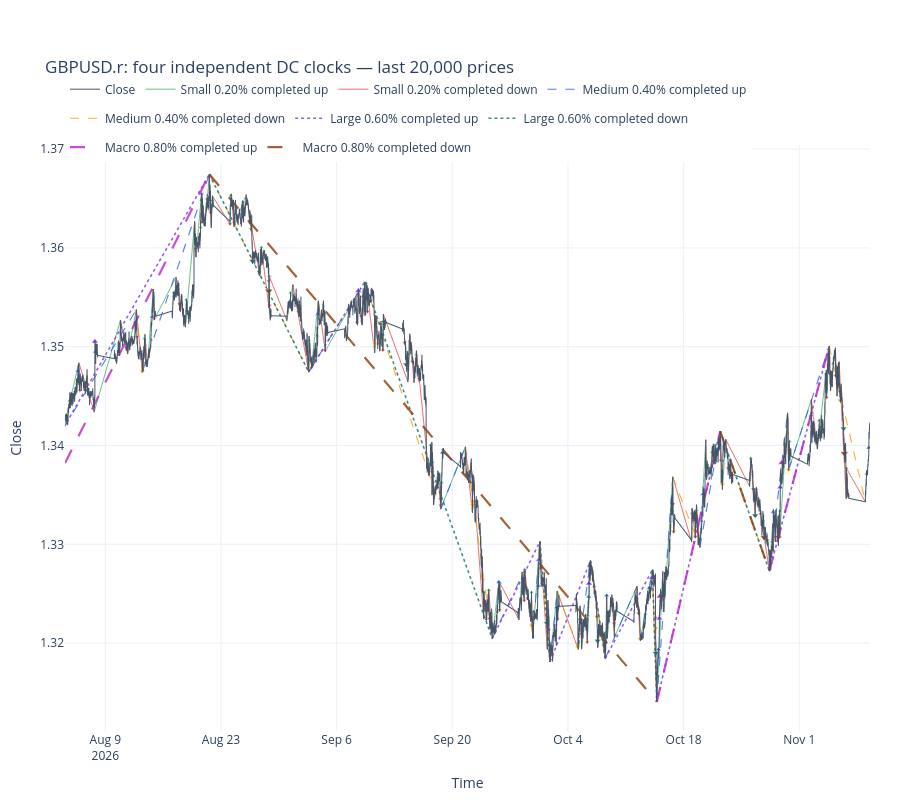

The cell this chart's notebook holds for it:
### Markdown cell above
## Four completed-event overlays

Each scale has its own colour pair, line width, and dash pattern. The DCC triangle shows the new live mode; the connected EXT-to-EXT segment is the completed prior leg.

### Code cell
def direction_color(scale: Scale, direction: str) -> str:
    key = "up_color" if direction == DcMode.UP.value else "down_color"
    return SCALE_SETTINGS[scale][key]


def plot_four_threshold_events(close: pd.Series, ledgers: dict, n_prices: int) -> go.Figure:
    if n_prices <= 0:
        raise ValueError("n_prices must be positive.")
    price_window = close.tail(n_prices)
    window_start = price_window.index[0]
    window_end = price_window.index[-1]
    figure = go.Figure()
    figure.add_trace(go.Scattergl(
        x=price_window.index,
        y=price_window.to_numpy(),
        mode="lines",
        name="Close",
        line={"color": "#475569", "width": 1.0},
        hovertemplate="time=%{x}<br>close=%{y:.5f}<extra></extra>",
    ))

    for scale in SCALE_ORDER:
        settings = SCALE_SETTINGS[scale]
        events = ledgers[scale]
        visible = events.loc[
            events["ext_start_idx"].le(window_end) & events["dcc_idx"].ge(window_start)
        ]
        for completed_direction in DcMode:
            directional = visible.loc[visible["direction"].eq(completed_direction.value)]
            x_values = []
            y_values = []
            for event in directional.itertuples(index=False):
                x_values.extend([event.ext_start_idx, event.ext_end_idx, None])
                y_values.extend([event.ext_start_price, event.ext_end_price, None])
            if x_values:
                figure.add_trace(go.Scatter(
                    x=x_values,
                    y=y_values,
                    mode="lines",
                    name=(
                        f"{scale.value.title()} {settings['theta']:.2%} "
                        f"completed {completed_direction.value}"
                    ),
                    legendgroup=f"{scale.value}_{completed_direction.value}",
                    line={
                        "color": direction_color(scale, completed_direction.value),
                        "width": settings["line_width"],
                        "dash": settings["line_dash"],
                    },
                    opacity=0.82,
                    hoverinfo="skip",
                ))

            confirmations = directional.loc[
                directional["dcc_idx"].between(window_start, window_end)
            ]
            if confirmations.empty:
                continue
            live_direction = (
                DcMode.DOWN.value
                if completed_direction == DcMode.UP
                else DcMode.UP.value
            )
            symbol = "triangle-down" if live_direction == DcMode.DOWN.value else "triangle-up"
            figure.add_trace(go.Scatter(
                x=confirmations["dcc_idx"],
                y=confirmations["dcc_price"],
                mode="markers",
                name=f"{scale.value.title()} {live_direction} DCC",
                legendgroup=f"{scale.value}_{live_direction}",
                showlegend=False,
                marker={
                    "color": direction_color(scale, live_direction),
                    "size": 4 + SCALE_ORDER.index(scale),
                    "symbol": symbol,
                    "line": {"color": "white", "width": 0.6},
                },
                customdata=confirmations[[
                    "event_id", "tmv", "t", "r", "ext_end_idx", "information_time",
                ]].to_numpy(),
                hovertemplate=(
                    f"{scale.value.title()} {live_direction} DCC<br>"
                    "time=%{x}<br>price=%{y:.5f}<br>event=%{customdata[0]}<br>"
                    "TMV=%{customdata[1]:.3f}<br>T=%{customdata[2]}<br>"
                    "R=%{customdata[3]:.3e}<br>confirmed EXT=%{customdata[4]}<br>"
                    "known at=%{customdata[5]}<extra></extra>"
                ),
            ))

    figure.update_layout(
        title=f"{SYMBOL}: four independent DC clocks — last {len(price_window):,} prices",
        template="plotly_white",
        height=800,
        hovermode="closest",
        legend={"orientation": "h", "y": 1.12, "x": 0.0},
        margin={"l": 65, "r": 30, "t": 145, "b": 65},
    )
    figure.update_xaxes(title="Time", range=[window_start, window_end])
    figure.update_yaxes(title="Close")
    return figure


plot_four_threshold_events(prices, event_ledgers, N_PRICES).show()

### Figure 1 — Plotly figure (JSON) as saved in the notebook; plotly's stock layout.template omitted (floating-point values rounded to 4 significant figures; data arrays with more than 128 entries replaced by an {"elided": "..."} marker saying what was removed)
{"data": [{"hovertemplate": "time=%{x}<br>close=%{y:.5f}<extra></extra>", "line": {"color": "#475569", "width": 1.0}, "mode": "lines", "name": "Close", "x": {"elided": "20000 str values"}, "y": {"elided": "20000 float values"}, "type": "scattergl"}, {"hoverinfo": "skip", "legendgroup": "small_up", "line": {"color": "#16a34a", "dash": "solid", "width": 0.8}, "mode": "lines", "name": "Small 0.20% completed up", "opacity": 0.82, "x": {"elided": "204 str values"}, "y": {"elided": "204 float values"}, "type": "scatter"}, {"customdata": {"elided": "68x6 mixed values"}, "hovertemplate": "Small down DCC<br>time=%{x}<br>price=%{y:.5f}<br>event=%{customdata[0]}<br>TMV=%{customdata[1]:.3f}<br>T=%{customdata[2]}<br>R=%{customdata[3]:.3e}<br>confirmed EXT=%{customdata[4]}<br>known at=%{customdata[5]}<extra></extra>", "legendgroup": "small_down", "marker": {"color": "#dc2626", "line": {"color": "white", "width": 0.6}, "size": 4, "symbol": "triangle-down"}, "mode": "markers", "name": "Small down DCC", "showlegend": false, "x": ["2026-08-05T22:05:00.000000", "2026-08-11T12:20:00.000000", "2026-08-12T19:50:00.000000", "2026-08-13T21:15:00.000000", "2026-08-14T22:15:00.000000", "2026-08-17T23:00:00.000000", "2026-08-19T22:20:00.000000", "2026-08-20T17:05:00.000000", "2026-08-21T17:35:00.000000", "2026-08-24T02:05:00.000000", "2026-08-24T13:25:00.000000", "2026-08-26T11:45:00.000000", "2026-08-28T18:55:00.000000", "2026-08-28T21:10:00.000000", "2026-09-01T08:25:00.000000", "2026-09-02T23:00:00.000000", "2026-09-04T14:30:00.000000", "2026-09-08T11:05:00.000000", "2026-09-08T23:05:00.000000", "2026-09-09T11:50:00.000000", "2026-09-09T17:20:00.000000", "2026-09-10T23:05:00.000000", "2026-09-11T14:30:00.000000", "2026-09-14T05:30:00.000000", "2026-09-15T04:10:00.000000", "2026-09-15T23:00:00.000000", "2026-09-17T13:00:00.000000", "2026-09-17T16:25:00.000000", "2026-09-18T13:35:00.000000", "2026-09-21T16:00:00.000000", "2026-09-22T16:45:00.000000", "2026-09-24T02:45:00.000000", "2026-09-24T11:40:00.000000", "2026-09-25T17:05:00.000000", "2026-09-27T23:00:00.000000", "2026-09-28T16:50:00.000000", "2026-09-29T02:05:00.000000", "2026-09-29T14:55:00.000000", "2026-09-30T16:25:00.000000", "2026-10-01T16:50:00.000000", "2026-10-02T17:20:00.000000", "2026-10-05T15:10:00.000000", "2026-10-06T08:10:00.000000", "2026-10-07T03:55:00.000000", "2026-10-08T17:10:00.000000", "2026-10-09T14:05:00.000000", "2026-10-12T12:45:00.000000", "2026-10-14T14:30:00.000000", "2026-10-15T14:10:00.000000", "2026-10-16T17:25:00.000000", "2026-10-19T09:55:00.000000", "2026-10-19T17:15:00.000000", "2026-10-20T17:10:00.000000", "2026-10-22T12:05:00.000000", "2026-10-23T09:00:00.000000", "2026-10-26T09:40:00.000000", "2026-10-27T07:20:00.000000", "2026-10-28T20:20:00.000000", "2026-10-29T02:15:00.000000", "2026-10-29T08:05:00.000000", "2026-10-29T15:15:00.000000", "2026-10-30T15:45:00.000000", "2026-11-02T12:00:00.000000", "2026-11-04T07:20:00.000000", "2026-11-04T17:00:00.000000", "2026-11-05T09:30:00.000000", "2026-11-05T21:15:00.000000", "2026-11-06T21:45:00.000000"], "y": [1.346, 1.35, 1.351, 1.348, 1.353, 1.354, 1.36, 1.363, 1.364, 1.362, 1.363, 1.363, 1.357, 1.354, 1.354, 1.348, 1.35, 1.352, 1.353, 1.354, 1.354, 1.35, 1.35, 1.35, 1.348, 1.347, 1.337, 1.336, 1.335, 1.337, 1.334, 1.322, 1.322, 1.323, 1.323, 1.324, 1.325, 1.322, 1.328, 1.321, 1.322, 1.321, 1.32, 1.326, 1.322, 1.322, 1.323, 1.323, 1.324, 1.334, 1.331, 1.331, 1.338, 1.338, 1.338, 1.336, 1.333, 1.329, 1.331, 1.331, 1.331, 1.34, 1.342, 1.345, 1.347, 1.347, 1.345, 1.335], "type": "scatter"}, {"hoverinfo": "skip", "legendgroup": "small_down", "line": {"color": "#dc2626", "dash": "solid", "width": 0.8}, "mode": "lines", "name": "Small 0.20% completed down", "opacity": 0.82, "x": {"elided": "207 str values"}, "y": {"elided": "207 float values"}, "type": "scatter"}, {"customdata": {"elided": "69x6 mixed values"}, "hovertemplate": "Small up DCC<br>time=%{x}<br>price=%{y:.5f}<br>event=%{customdata[0]}<br>TMV=%{customdata[1]:.3f}<br>T=%{customdata[2]}<br>R=%{customdata[3]:.3e}<br>confirmed EXT=%{customdata[4]}<br>known at=%{customdata[5]}<extra></extra>", "legendgroup": "small_up", "marker": {"color": "#16a34a", "line": {"color": "white", "width": 0.6}, "size": 4, "symbol": "triangle-up"}, "mode": "markers", "name": "Small up DCC", "showlegend": false, "x": ["2026-08-04T15:45:00.000000", "2026-08-07T17:30:00.000000", "2026-08-12T14:20:00.000000", "2026-08-13T17:55:00.000000", "2026-08-14T12:40:00.000000", "2026-08-17T06:55:00.000000", "2026-08-18T19:20:00.000000", "2026-08-20T12:30:00.000000", "2026-08-21T07:20:00.000000", "2026-08-21T22:55:00.000000", "2026-08-24T04:55:00.000000", "2026-08-26T00:15:00.000000", "2026-08-27T21:30:00.000000", "2026-08-28T19:55:00.000000", "2026-08-31T10:00:00.000000", "2026-09-02T15:40:00.000000", "2026-09-03T14:35:00.000000", "2026-09-04T17:15:00.000000", "2026-09-08T14:25:00.000000", "2026-09-09T03:55:00.000000", "2026-09-09T13:25:00.000000", "2026-09-10T16:40:00.000000", "2026-09-11T08:10:00.000000", "2026-09-11T15:00:00.000000", "2026-09-14T17:50:00.000000", "2026-09-15T15:45:00.000000", "2026-09-17T08:50:00.000000", "2026-09-17T14:10:00.000000", "2026-09-18T05:30:00.000000", "2026-09-18T16:50:00.000000", "2026-09-22T11:35:00.000000", "2026-09-23T19:45:00.000000", "2026-09-24T09:45:00.000000", "2026-09-25T10:00:00.000000", "2026-09-25T18:05:00.000000", "2026-09-28T09:30:00.000000", "2026-09-28T18:25:00.000000", "2026-09-29T14:00:00.000000", "2026-09-29T20:35:00.000000", "2026-10-01T12:30:00.000000", "2026-10-02T05:55:00.000000", "2026-10-05T09:35:00.000000", "2026-10-05T16:55:00.000000", "2026-10-06T09:35:00.000000", "2026-10-08T14:25:00.000000", "2026-10-08T19:25:00.000000", "2026-10-09T17:25:00.000000", "2026-10-13T08:45:00.000000", "2026-10-14T19:20:00.000000", "2026-10-15T15:55:00.000000", "2026-10-19T00:10:00.000000", "2026-10-19T13:05:00.000000", "2026-10-20T04:45:00.000000", "2026-10-21T10:30:00.000000", "2026-10-22T18:00:00.000000", "2026-10-26T03:15:00.000000", "2026-10-26T19:15:00.000000", "2026-10-28T17:00:00.000000", "2026-10-28T20:40:00.000000", "2026-10-29T03:20:00.000000", "2026-10-29T13:05:00.000000", "2026-10-29T16:05:00.000000", "2026-10-30T19:10:00.000000", "2026-11-03T10:05:00.000000", "2026-11-04T09:30:00.000000", "2026-11-05T02:20:00.000000", "2026-11-05T14:15:00.000000", "2026-11-06T17:20:00.000000", "2026-11-09T03:15:00.000000"], "y": [1.345, 1.349, 1.353, 1.351, 1.351, 1.355, 1.355, 1.362, 1.365, 1.365, 1.365, 1.365, 1.36, 1.357, 1.355, 1.351, 1.351, 1.352, 1.355, 1.355, 1.356, 1.352, 1.352, 1.353, 1.349, 1.349, 1.34, 1.338, 1.337, 1.336, 1.336, 1.325, 1.325, 1.323, 1.326, 1.325, 1.327, 1.325, 1.323, 1.322, 1.321, 1.322, 1.322, 1.323, 1.321, 1.323, 1.323, 1.323, 1.317, 1.326, 1.333, 1.333, 1.332, 1.339, 1.338, 1.339, 1.336, 1.33, 1.333, 1.333, 1.333, 1.333, 1.34, 1.343, 1.348, 1.348, 1.348, 1.338, 1.337], "type": "scatter"}, {"hoverinfo": "skip", "legendgroup": "medium_up", "line": {"color": "#2563eb", "dash": "dash", "width": 1.1}, "mode": "lines", "name": "Medium 0.40% completed up", "opacity": 0.82, "x": ["2026-08-03T23:00:00+02:00", "2026-08-12T18:05:00+02:00", null, "2026-08-13T11:30:00+02:00", "2026-08-21T14:05:00+02:00", null, "2026-09-02T14:55:00+02:00", "2026-09-09T09:10:00+02:00", null, "2026-09-18T14:25:00+02:00", "2026-09-21T14:00:00+02:00", null, "2026-09-24T20:00:00+02:00", "2026-09-28T18:25:00+02:00", null, "2026-09-29T17:40:00+02:00", "2026-09-30T14:30:00+02:00", null, "2026-10-01T20:00:00+02:00", "2026-10-02T16:45:00+02:00", null, "2026-10-05T06:00:00+02:00", "2026-10-06T17:30:00+02:00", null, "2026-10-08T12:15:00+02:00", "2026-10-12T08:30:00+02:00", null, "2026-10-12T18:30:00+02:00", "2026-10-14T05:15:00+02:00", null, "2026-10-14T18:15:00+02:00", "2026-10-16T16:30:00+02:00", null, "2026-10-19T23:20:00+02:00", "2026-10-22T10:25:00+02:00", null, "2026-10-28T09:10:00+02:00", "2026-10-30T14:05:00+02:00", null, "2026-10-30T17:00:00+02:00", "2026-11-04T15:00:00+02:00", null], "y": [1.342, 1.354, null, 1.347, 1.367, null, 1.347, 1.357, null, 1.334, 1.34, null, 1.32, 1.327, null, 1.321, 1.33, null, 1.318, 1.325, null, 1.319, 1.328, null, 1.318, 1.326, null, 1.32, 1.327, null, 1.314, 1.337, null, 1.33, 1.341, null, 1.327, 1.343, null, 1.338, 1.35, null], "type": "scatter"}, {"customdata": [["M812", 2.225, 1950, 4.563e-06, "2026-08-12T18:05:00+02:00", "2026-08-13T11:30:00+02:00"], ["M814", 3.705, 1745, 8.493e-06, "2026-08-21T14:05:00+02:00", "2026-08-26T15:15:00+02:00"], ["M816", 1.685, 1368, 4.926e-06, "2026-09-09T09:10:00+02:00", "2026-09-10T14:30:00+02:00"], ["M818", 1.177, 278, 1.694e-05, "2026-09-21T14:00:00+02:00", "2026-09-22T10:20:00+02:00"], ["M820", 1.32, 557, 9.477e-06, "2026-09-28T18:25:00+02:00", "2026-09-29T15:30:00+02:00"], ["M822", 1.85, 250, 2.959e-05, "2026-09-30T14:30:00+02:00", "2026-10-01T07:00:00+02:00"], ["M824", 1.352, 249, 2.172e-05, "2026-10-02T16:45:00+02:00", "2026-10-05T04:55:00+02:00"], ["M826", 1.698, 426, 1.594e-05, "2026-10-06T17:30:00+02:00", "2026-10-07T11:30:00+02:00"], ["M828", 1.38, 531, 1.04e-05, "2026-10-12T08:30:00+02:00", "2026-10-12T17:50:00+02:00"], ["M830", 1.352, 417, 1.297e-05, "2026-10-14T05:15:00+02:00", "2026-10-14T14:35:00+02:00"], ["M832", 4.328, 555, 3.119e-05, "2026-10-16T16:30:00+02:00", "2026-10-16T18:35:00+02:00"], ["M834", 2.207, 708, 1.247e-05, "2026-10-22T10:25:00+02:00", "2026-10-22T16:30:00+02:00"], ["M836", 3.01, 635, 1.896e-05, "2026-10-30T14:05:00+02:00", "2026-10-30T17:00:00+02:00"], ["M838", 2.338, 840, 1.113e-05, "2026-11-04T15:00:00+02:00", "2026-11-05T23:05:00+02:00"]], "hovertemplate": "Medium down DCC<br>time=%{x}<br>price=%{y:.5f}<br>event=%{customdata[0]}<br>TMV=%{customdata[1]:.3f}<br>T=%{customdata[2]}<br>R=%{customdata[3]:.3e}<br>confirmed EXT=%{customdata[4]}<br>known at=%{customdata[5]}<extra></extra>", "legendgroup": "medium_down", "marker": {"color": "#f59e0b", "line": {"color": "white", "width": 0.6}, "size": 5, "symbol": "triangle-down"}, "mode": "markers", "name": "Medium down DCC", "showlegend": false, "x": ["2026-08-13T11:30:00.000000", "2026-08-26T15:15:00.000000", "2026-09-10T14:30:00.000000", "2026-09-22T10:20:00.000000", "2026-09-29T15:30:00.000000", "2026-10-01T07:00:00.000000", "2026-10-05T04:55:00.000000", "2026-10-07T11:30:00.000000", "2026-10-12T17:50:00.000000", "2026-10-14T14:35:00.000000", "2026-10-16T18:35:00.000000", "2026-10-22T16:30:00.000000", "2026-10-30T17:00:00.000000", "2026-11-05T23:05:00.000000"], "y": [1.347, 1.362, 1.35, 1.334, 1.322, 1.325, 1.32, 1.323, 1.32, 1.321, 1.331, 1.336, 1.338, 1.345], "type": "scatter"}, {"hoverinfo": "skip", "legendgroup": "medium_down", "line": {"color": "#f59e0b", "dash": "dash", "width": 1.1}, "mode": "lines", "name": "Medium 0.40% completed down", "opacity": 0.82, "x": ["2026-08-03T03:10:00+02:00", "2026-08-03T23:00:00+02:00", null, "2026-08-12T18:05:00+02:00", "2026-08-13T11:30:00+02:00", null, "2026-08-21T14:05:00+02:00", "2026-09-02T14:55:00+02:00", null, "2026-09-09T09:10:00+02:00", "2026-09-18T14:25:00+02:00", null, "2026-09-21T14:00:00+02:00", "2026-09-24T20:00:00+02:00", null, "2026-09-28T18:25:00+02:00", "2026-09-29T17:40:00+02:00", null, "2026-09-30T14:30:00+02:00", "2026-10-01T20:00:00+02:00", null, "2026-10-02T16:45:00+02:00", "2026-10-05T06:00:00+02:00", null, "2026-10-06T17:30:00+02:00", "2026-10-08T12:15:00+02:00", null, "2026-10-12T08:30:00+02:00", "2026-10-12T18:30:00+02:00", null, "2026-10-14T05:15:00+02:00", "2026-10-14T18:15:00+02:00", null, "2026-10-16T16:30:00+02:00", "2026-10-19T23:20:00+02:00", null, "2026-10-22T10:25:00+02:00", "2026-10-28T09:10:00+02:00", null, "2026-10-30T14:05:00+02:00", "2026-10-30T17:00:00+02:00", null, "2026-11-04T15:00:00+02:00", "2026-11-09T00:00:00+02:00", null], "y": [1.35, 1.342, null, 1.354, 1.347, null, 1.367, 1.347, null, 1.357, 1.334, null, 1.34, 1.32, null, 1.327, 1.321, null, 1.33, 1.318, null, 1.325, 1.319, null, 1.328, 1.318, null, 1.326, 1.32, null, 1.327, 1.314, null, 1.337, 1.33, null, 1.341, 1.327, null, 1.343, 1.338, null, 1.35, 1.334, null], "type": "scatter"}, {"customdata": [["M811", 1.603, 238, 2.694e-05, "2026-08-03T23:00:00+02:00", "2026-08-05T16:10:00+02:00"], ["M813", 1.156, 209, 2.213e-05, "2026-08-13T11:30:00+02:00", "2026-08-14T16:10:00+02:00"], ["M815", 3.656, 2347, 6.232e-06, "2026-09-02T14:55:00+02:00", "2026-09-03T17:05:00+02:00"], ["M817", 4.23, 2077, 8.145e-06, "2026-09-18T14:25:00+02:00", "2026-09-18T19:10:00+02:00"], ["M819", 3.618, 935, 1.548e-05, "2026-09-24T20:00:00+02:00", "2026-09-25T15:05:00+02:00"], ["M821", 1.307, 279, 1.874e-05, "2026-09-29T17:40:00+02:00", "2026-09-30T09:00:00+02:00"], ["M823", 2.283, 354, 2.58e-05, "2026-10-01T20:00:00+02:00", "2026-10-02T14:25:00+02:00"], ["M825", 1.107, 159, 2.786e-05, "2026-10-05T06:00:00+02:00", "2026-10-06T12:25:00+02:00"], ["M827", 1.861, 512, 1.454e-05, "2026-10-08T12:15:00+02:00", "2026-10-08T16:30:00+02:00"], ["M829", 1.03, 120, 3.432e-05, "2026-10-12T18:30:00+02:00", "2026-10-13T20:05:00+02:00"], ["M831", 2.512, 156, 6.442e-05, "2026-10-14T18:15:00+02:00", "2026-10-14T22:55:00+02:00"], ["M833", 1.332, 370, 1.439e-05, "2026-10-19T23:20:00+02:00", "2026-10-20T08:15:00+02:00"], ["M835", 2.633, 1137, 9.264e-06, "2026-10-28T09:10:00+02:00", "2026-10-28T20:40:00+02:00"], ["M837", 1.07, 35, 0.0001223, "2026-10-30T17:00:00+02:00", "2026-11-02T10:35:00+02:00"], ["M839", 2.917, 684, 1.706e-05, "2026-11-09T00:00:00+02:00", "2026-11-09T10:05:00+02:00"]], "hovertemplate": "Medium up DCC<br>time=%{x}<br>price=%{y:.5f}<br>event=%{customdata[0]}<br>TMV=%{customdata[1]:.3f}<br>T=%{customdata[2]}<br>R=%{customdata[3]:.3e}<br>confirmed EXT=%{customdata[4]}<br>known at=%{customdata[5]}<extra></extra>", "legendgroup": "medium_up", "marker": {"color": "#2563eb", "line": {"color": "white", "width": 0.6}, "size": 5, "symbol": "triangle-up"}, "mode": "markers", "name": "Medium up DCC", "showlegend": false, "x": ["2026-08-05T16:10:00.000000", "2026-08-14T16:10:00.000000", "2026-09-03T17:05:00.000000", "2026-09-18T19:10:00.000000", "2026-09-25T15:05:00.000000", "2026-09-30T09:00:00.000000", "2026-10-02T14:25:00.000000", "2026-10-06T12:25:00.000000", "2026-10-08T16:30:00.000000", "2026-10-13T20:05:00.000000", "2026-10-14T22:55:00.000000", "2026-10-20T08:15:00.000000", "2026-10-28T20:40:00.000000", "2026-11-02T10:35:00.000000", "2026-11-09T10:05:00.000000"], "y": [1.348, 1.353, 1.353, 1.339, 1.326, 1.326, 1.324, 1.325, 1.325, 1.326, 1.319, 1.335, 1.333, 1.343, 1.34], "type": "scatter"}, {"hoverinfo": "skip", "legendgroup": "large_up", "line": {"color": "#7c3aed", "dash": "dot", "width": 1.6}, "mode": "lines", "name": "Large 0.60% completed up", "opacity": 0.82, "x": ["2026-08-03T23:00:00+02:00", "2026-08-21T14:05:00+02:00", null, "2026-09-02T14:55:00+02:00", "2026-09-09T09:10:00+02:00", null, "2026-09-24T20:00:00+02:00", "2026-09-30T14:30:00+02:00", null, "2026-10-01T20:00:00+02:00", "2026-10-06T17:30:00+02:00", null, "2026-10-08T12:15:00+02:00", "2026-10-14T05:15:00+02:00", null, "2026-10-14T18:15:00+02:00", "2026-10-22T10:25:00+02:00", null, "2026-10-28T09:10:00+02:00", "2026-11-04T15:00:00+02:00", null], "y": [1.342, 1.367, null, 1.347, 1.357, null, 1.32, 1.33, null, 1.318, 1.328, null, 1.318, 1.327, null, 1.314, 1.341, null, 1.327, 1.35, null], "type": "scatter"}, {"customdata": [["L380", 3.186, 3904, 4.897e-06, "2026-08-21T14:05:00+02:00", "2026-08-26T19:20:00+02:00"], ["L382", 1.123, 1368, 4.926e-06, "2026-09-09T09:10:00+02:00", "2026-09-14T10:10:00+02:00"], ["L384", 1.237, 1086, 6.834e-06, "2026-09-30T14:30:00+02:00", "2026-10-01T10:35:00+02:00"], ["L386", 1.292, 834, 9.297e-06, "2026-10-06T17:30:00+02:00", "2026-10-07T14:10:00+02:00"], ["L388", 1.133, 1068, 6.363e-06, "2026-10-14T05:15:00+02:00", "2026-10-14T15:00:00+02:00"], ["L390", 3.471, 1633, 1.275e-05, "2026-10-22T10:25:00+02:00", "2026-10-26T15:55:00+02:00"], ["L392", 2.855, 1510, 1.135e-05, "2026-11-04T15:00:00+02:00", "2026-11-06T08:45:00+02:00"]], "hovertemplate": "Large down DCC<br>time=%{x}<br>price=%{y:.5f}<br>event=%{customdata[0]}<br>TMV=%{customdata[1]:.3f}<br>T=%{customdata[2]}<br>R=%{customdata[3]:.3e}<br>confirmed EXT=%{customdata[4]}<br>known at=%{customdata[5]}<extra></extra>", "legendgroup": "large_down", "marker": {"color": "#0f766e", "line": {"color": "white", "width": 0.6}, "size": 6, "symbol": "triangle-down"}, "mode": "markers", "name": "Large down DCC", "showlegend": false, "x": ["2026-08-26T19:20:00.000000", "2026-09-14T10:10:00.000000", "2026-10-01T10:35:00.000000", "2026-10-07T14:10:00.000000", "2026-10-14T15:00:00.000000", "2026-10-26T15:55:00.000000", "2026-11-06T08:45:00.000000"], "y": [1.359, 1.348, 1.322, 1.32, 1.319, 1.333, 1.342], "type": "scatter"}, {"hoverinfo": "skip", "legendgroup": "large_down", "line": {"color": "#0f766e", "dash": "dot", "width": 1.6}, "mode": "lines", "name": "Large 0.60% completed down", "opacity": 0.82, "x": ["2026-08-03T03:10:00+02:00", "2026-08-03T23:00:00+02:00", null, "2026-08-21T14:05:00+02:00", "2026-09-02T14:55:00+02:00", null, "2026-09-09T09:10:00+02:00", "2026-09-24T20:00:00+02:00", null, "2026-09-30T14:30:00+02:00", "2026-10-01T20:00:00+02:00", null, "2026-10-06T17:30:00+02:00", "2026-10-08T12:15:00+02:00", null, "2026-10-14T05:15:00+02:00", "2026-10-14T18:15:00+02:00", null, "2026-10-22T10:25:00+02:00", "2026-10-28T09:10:00+02:00", null], "y": [1.35, 1.342, null, 1.367, 1.347, null, 1.357, 1.32, null, 1.33, 1.318, null, 1.328, 1.318, null, 1.327, 1.314, null, 1.341, 1.327, null], "type": "scatter"}, {"customdata": [["L379", 1.069, 238, 2.694e-05, "2026-08-03T23:00:00+02:00", "2026-08-07T17:45:00+02:00"], ["L381", 2.438, 2347, 6.232e-06, "2026-09-02T14:55:00+02:00", "2026-09-08T15:05:00+02:00"], ["L383", 4.43, 3290, 8.08e-06, "2026-09-24T20:00:00+02:00", "2026-09-30T12:00:00+02:00"], ["L385", 1.522, 354, 2.58e-05, "2026-10-01T20:00:00+02:00", "2026-10-06T13:15:00+02:00"], ["L387", 1.241, 512, 1.454e-05, "2026-10-08T12:15:00+02:00", "2026-10-14T03:50:00+02:00"], ["L389", 1.675, 156, 6.442e-05, "2026-10-14T18:15:00+02:00", "2026-10-15T01:40:00+02:00"], ["L391", 1.756, 1137, 9.264e-06, "2026-10-28T09:10:00+02:00", "2026-10-29T16:50:00+02:00"]], "hovertemplate": "Large up DCC<br>time=%{x}<br>price=%{y:.5f}<br>event=%{customdata[0]}<br>TMV=%{customdata[1]:.3f}<br>T=%{customdata[2]}<br>R=%{customdata[3]:.3e}<br>confirmed EXT=%{customdata[4]}<br>known at=%{customdata[5]}<extra></extra>", "legendgroup": "large_up", "marker": {"color": "#7c3aed", "line": {"color": "white", "width": 0.6}, "size": 6, "symbol": "triangle-up"}, "mode": "markers", "name": "Large up DCC", "showlegend": false, "x": ["2026-08-07T17:45:00.000000", "2026-09-08T15:05:00.000000", "2026-09-30T12:00:00.000000", "2026-10-06T13:15:00.000000", "2026-10-14T03:50:00.000000", "2026-10-15T01:40:00.000000", "2026-10-29T16:50:00.000000"], "y": [1.351, 1.356, 1.328, 1.326, 1.327, 1.323, 1.336], "type": "scatter"}, {"hoverinfo": "skip", "legendgroup": "macro_up", "line": {"color": "#c026d3", "dash": "longdash", "width": 2.2}, "mode": "lines", "name": "Macro 0.80% completed up", "opacity": 0.82, "x": ["2026-07-28T15:15:00+02:00", "2026-08-21T14:05:00+02:00", null, "2026-10-14T18:15:00+02:00", "2026-10-22T10:25:00+02:00", null, "2026-10-28T09:10:00+02:00", "2026-11-04T15:00:00+02:00", null], "y": [1.327, 1.367, null, 1.314, 1.341, null, 1.327, 1.35, null], "type": "scatter"}, {"customdata": [["X216", 3.776, 5147, 5.87e-06, "2026-08-21T14:05:00+02:00", "2026-08-28T19:00:00+02:00"], ["X218", 2.604, 1633, 1.275e-05, "2026-10-22T10:25:00+02:00", "2026-10-27T18:15:00+02:00"], ["X220", 2.142, 1510, 1.135e-05, "2026-11-04T15:00:00+02:00", "2026-11-06T11:05:00+02:00"]], "hovertemplate": "Macro down DCC<br>time=%{x}<br>price=%{y:.5f}<br>event=%{customdata[0]}<br>TMV=%{customdata[1]:.3f}<br>T=%{customdata[2]}<br>R=%{customdata[3]:.3e}<br>confirmed EXT=%{customdata[4]}<br>known at=%{customdata[5]}<extra></extra>", "legendgroup": "macro_down", "marker": {"color": "#92400e", "line": {"color": "white", "width": 0.6}, "size": 7, "symbol": "triangle-down"}, "mode": "markers", "name": "Macro down DCC", "showlegend": false, "x": ["2026-08-28T19:00:00.000000", "2026-10-27T18:15:00.000000", "2026-11-06T11:05:00.000000"], "y": [1.356, 1.331, 1.339], "type": "scatter"}, {"hoverinfo": "skip", "legendgroup": "macro_down", "line": {"color": "#92400e", "dash": "longdash", "width": 2.2}, "mode": "lines", "name": "Macro 0.80% completed down", "opacity": 0.82, "x": ["2026-08-21T14:05:00+02:00", "2026-10-14T18:15:00+02:00", null, "2026-10-22T10:25:00+02:00", "2026-10-28T09:10:00+02:00", null], "y": [1.367, 1.314, null, 1.341, 1.327, null], "type": "scatter"}, {"customdata": [["X217", 4.88, 11015, 3.544e-06, "2026-10-14T18:15:00+02:00", "2026-10-15T04:10:00+02:00"], ["X219", 1.317, 1137, 9.264e-06, "2026-10-28T09:10:00+02:00", "2026-10-29T22:20:00+02:00"]], "hovertemplate": "Macro up DCC<br>time=%{x}<br>price=%{y:.5f}<br>event=%{customdata[0]}<br>TMV=%{customdata[1]:.3f}<br>T=%{customdata[2]}<br>R=%{customdata[3]:.3e}<br>confirmed EXT=%{customdata[4]}<br>known at=%{customdata[5]}<extra></extra>", "legendgroup": "macro_up", "marker": {"color": "#c026d3", "line": {"color": "white", "width": 0.6}, "size": 7, "symbol": "triangle-up"}, "mode": "markers", "name": "Macro up DCC", "showlegend": false, "x": ["2026-10-15T04:10:00.000000", "2026-10-29T22:20:00.000000"], "y": [1.325, 1.338], "type": "scatter"}], "layout": {"legend": {"orientation": "h", "y": 1.12, "x": 0.0}, "margin": {"l": 65, "r": 30, "t": 145, "b": 65}, "title": {"text": "GBPUSD.r: four independent DC clocks — last 20,000 prices"}, "height": 800, "hovermode": "closest", "xaxis": {"title": {"text": "Time"}, "range": ["2026-08-04T02:50:00+02:00", "2026-11-09T13:30:00+02:00"]}, "yaxis": {"title": {"text": "Close"}}}}
